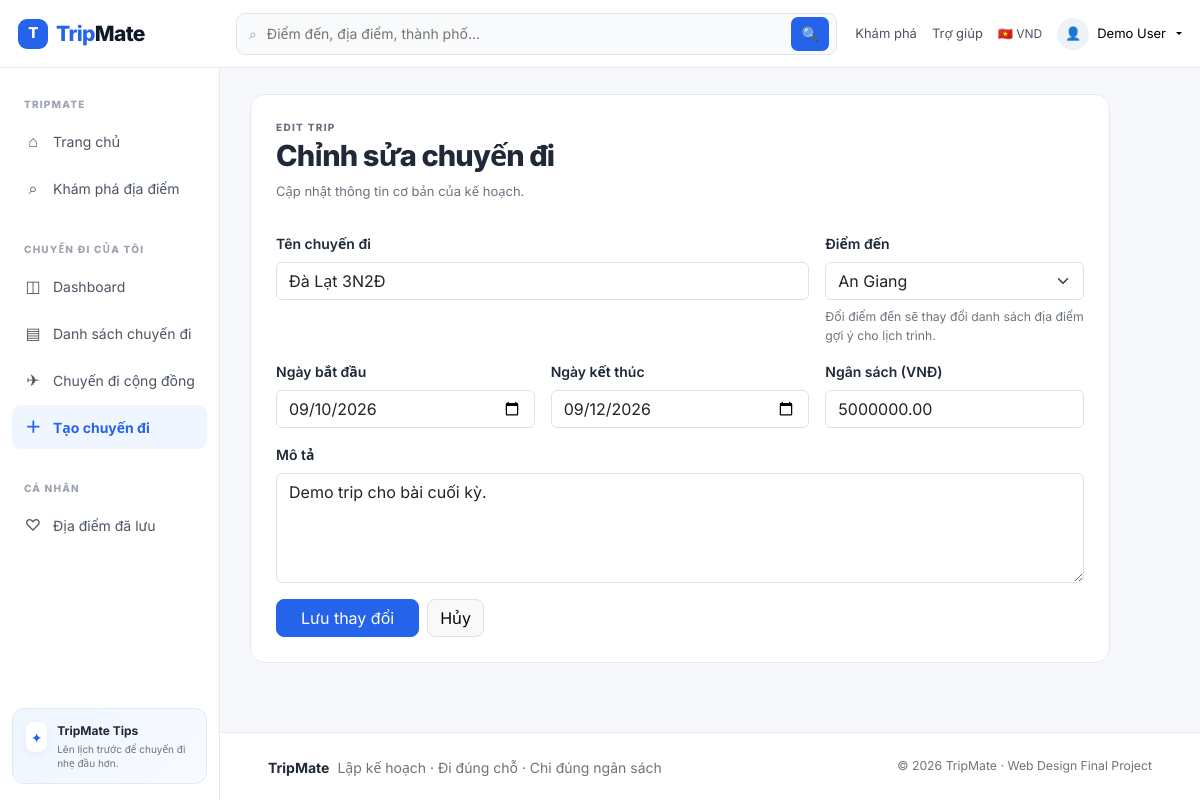
Screenshot of /user/trip-edit.php?id=1 (signed in) with the database file from the repository.
### tables this page shows
CREATE TABLE `trips` (
  `id` int(10) UNSIGNED NOT NULL,
  `destination_id` int(10) UNSIGNED DEFAULT NULL,
  `owner_id` int(10) UNSIGNED NOT NULL,
  `name` varchar(150) NOT NULL,
  `destination` varchar(150) NOT NULL,
  `start_date` date NOT NULL,
  `end_date` date NOT NULL,
  `budget` decimal(12,2) NOT NULL DEFAULT 0.00,
  `description` text DEFAULT NULL,
  `status` enum('draft','published','completed','cancelled') NOT NULL DEFAULT 'draft',
  `created_at` timestamp NOT NULL DEFAULT current_timestamp()
);

### includes/helpers.php (called while the page is built, shortened)
<?php
function base_url(string $path = ''): string {
    $projectRoot = '/webchuyendi';
    return $projectRoot . '/' . ltrim($path, '/');
}
function e($v): string { return htmlspecialchars((string)$v, ENT_QUOTES, 'UTF-8'); }

### user/trip-edit.php (the view, shortened to what this page needs)
<?php
require __DIR__.'/../config/database.php';
require __DIR__.'/../includes/helpers.php';
$uid = $_SESSION['user']['id'];
$id = (int)($_GET['id'] ?? 0);
$destinations = $pdo->query("SELECT DISTINCT destination FROM locations WHERE destination IS NOT NULL AND destination<>'' ORDER BY destination")->fetchAll(PDO::FETCH_COLUMN);
$st = $pdo->prepare('SELECT * FROM trips WHERE id=? AND owner_id=?');
$st->execute([$id,$uid]);
$trip = $st->fetch();
$pageTitle='Chỉnh sửa chuyến đi'; include __DIR__.'/../includes/header.php'; show_flash();
?>
<div class="page-shell"><div class="form-shell">
<div class="eyebrow">EDIT TRIP</div><h1 class="page-title mt-1">Chỉnh sửa chuyến đi</h1><p class="subtext mt-2">Cập nhật thông tin cơ bản của kế hoạch.</p>
<form method="post" class="row g-3 mt-2">
<div class="col-md-8"><label class="form-label fw-semibold">Tên chuyến đi</label><input class="form-control" name="name" value="<?= e($trip['name']) ?>" required></div>
<div class="col-md-4"><label class="form-label fw-semibold">Điểm đến</label><select class="form-select" name="destination" required><?php foreach($destinations as $d): ?><option value="<?= e($d) ?>" <?= $trip['destination']===$d?'selected':'' ?>><?= e($d) ?></option><?php endforeach; ?></select><small class="text-secondary d-block mt-2">Đổi điểm đến sẽ thay đổi danh sách địa điểm gợi ý cho lịch trình.</small></div>
<div class="col-md-4"><label class="form-label fw-semibold">Ngày bắt đầu</label><input class="form-control" type="date" name="start_date" value="<?= e($trip['start_date']) ?>" required></div>
<div class="col-md-4"><label class="form-label fw-semibold">Ngày kết thúc</label><input class="form-control" type="date" name="end_date" value="<?= e($trip['end_date']) ?>" required></div>
<div class="col-md-4"><label class="form-label fw-semibold">Ngân sách (VNĐ)</label><input class="form-control" type="number" min="0" name="budget" value="<?= e($trip['budget']) ?>" required></div>
<div class="col-12"><label class="form-label fw-semibold">Mô tả</label><textarea class="form-control" rows="4" name="description"><?= e($trip['description']) ?></textarea></div>
<div class="col-12 d-flex gap-2"><button class="btn btn-primary px-4 rounded-3">Lưu thay đổi</button><a class="btn btn-light border rounded-3" href="<?= base_url('user/trip-detail.php?id='.$id) ?>">Hủy</a></div>
</form></div></div>
<?php include __DIR__.'/../includes/footer.php'; ?>

### assets/css/style.css (style rules this page uses)
:root { --blue:#2563eb;--blue-2:#1d4ed8;--blue-soft:#eff6ff;--ink:#1f2937;--muted:#6b7280; --line:#e6eaf0;--bg:#f6f8fb;--white:#fff;--success:#0f9d74;--warning:#f59e0b; --shadow:0 10px 30px rgba(31,41,55,.08); }
* { box-sizing:border-box }
html { scroll-behavior:smooth }
body { margin:0;color:var(--ink);background:var(--bg);font-family:Inter,system-ui,-apple-system,sans-serif;font-size:14px }
.eyebrow { font-size:10px;letter-spacing:.13em;color:#6b7280;font-weight:800 }
.page-shell { padding:26px 30px 40px }
.page-title { font-size:29px;font-weight:800;letter-spacing:-.03em;margin:0 }
.subtext { color:var(--muted);font-size:13px }
.form-shell { background:#fff;border:1px solid var(--line);border-radius:15px;padding:25px;max-width:860px }
.btn-primary { background:var(--blue);border-color:var(--blue) }

### rows the page displays
trips: name "Đà Lạt 3N2Đ", start_date "09/10/2026", end_date "09/12/2026", budget "5000000.00", description "Demo trip cho bài cuối kỳ."

### other values shown
$currentUser['name'] "Demo User"
form field destination "An Giang"
